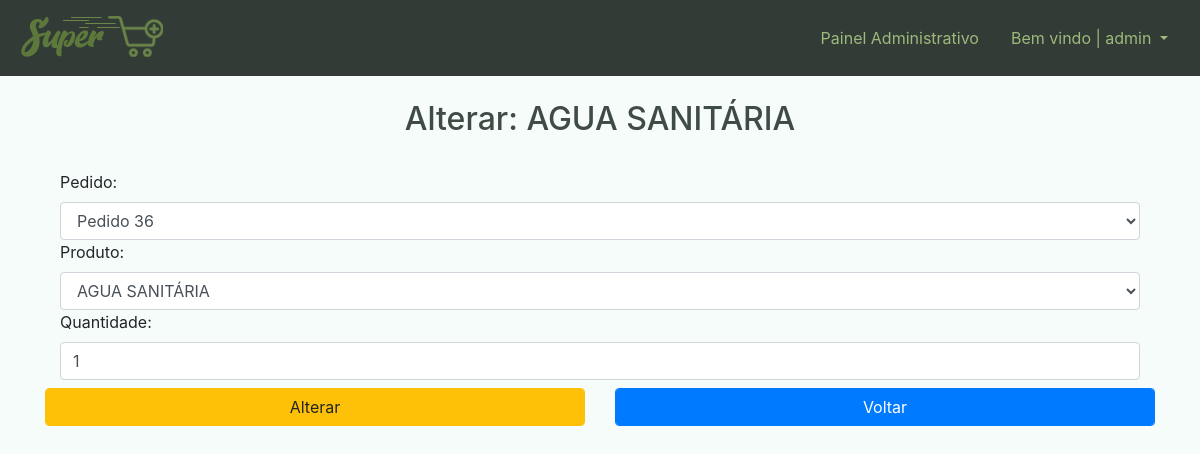
The page /dashboard/itens/alterar/42 (signed in) on the database its author committed.
### pedido/models.py (models this page shows, shortened)
class ItemPedido(models.Model):
    pedido = models.ForeignKey(Pedido,related_name='pedidos',on_delete=models.CASCADE, verbose_name='Pedido')
    produto = models.ForeignKey(Produto, on_delete=models.CASCADE, verbose_name='Produto')
    preco = models.DecimalField(max_digits=10, decimal_places=2, verbose_name='Preço')
    quantidade = models.PositiveIntegerField(validators=[MinValueValidator(1), MaxValueValidator(100),])

### dashboard/models.py (models this page shows)
class Produto(models.Model):
    categoria = models.ForeignKey(Categoria, on_delete=models.CASCADE, verbose_name='Categoria')
    nome = models.CharField(max_length=150, unique=True, blank=False, null=False, verbose_name='Produto')
    quantidade = models.IntegerField(blank=False, null=False, verbose_name='Quantidade')
    valor_pago = models.DecimalField(max_digits=6, decimal_places=2, blank=False, null=False,verbose_name='Valor Pago')
    preco_medio = models.DecimalField(default=0.00, max_digits=5, decimal_places=2, blank=False, null=False,verbose_name='Preço de Venda',editable=False)
    data_criada = models.DateTimeField(auto_now_add=True, verbose_name='Criado')
    data_modificacao = models.DateTimeField(auto_now=True,verbose_name='Modificado')
    status = models.BooleanField(default=True, auto_created=True)
    def __str__(self):
        return self.nome

### dashboard/views.py (the view)
# urls.py: path('itens/alterar/<int:id>', item_update, name='item_update'),
@login_required()
@permission_required(perm='foo.view_bar', login_url='dash_index',raise_exception=True)
def item_update(request, id):
    contexto = {}
    item = get_object_or_404(ItemPedido, id=id)
    form = ItemPedidoForm(request.POST or None, instance=item)
    contexto['item'] = item
    contexto['form'] = form
    if request.method == 'POST':
        if form.is_valid():
            form.save()
            messages.add_message(request, messages.SUCCESS, 'Item cadastrado!')
            return redirect('pedidos_list')
    else:
        return render(request, 'dashboard/itens/dash_item_update.html', contexto)

### pedido/forms.py
class ItemPedidoForm(forms.ModelForm):
    class Meta:
        model = ItemPedido
        fields = ['pedido','produto','quantidade']
        widgets ={
            'pedido': forms.Select(attrs={'class': 'form-control'}),
            'produto': forms.Select(attrs={'class': 'form-control'}),
            'quantidade': forms.NumberInput(attrs={'class': 'form-control', 'type':'number','min':'1'}),
        }

### pedido/models.py (called while the page is built)
    def __str__(self):
        return str(f'Pedido {self.id}')

### dashboard/templates/dashboard/itens/dash_item_update.html (shortened to what this page needs)
{% extends 'base.html' %}
{% block navbar %}
{% include 'parciais/_dash_header.html' %}
{% endblock %}
{% block main %}
<div class="container mt-4">
    <div class="row justify-content-md-center">
        <h2>Alterar: {{item.produto}}</h2>
    </div>
    <div class="row mt-4">
        <div class="col">
            <form action="{% url 'item_update' item.id %}" method="POST">
                <div class="form-group col-md-12 mb-2">
                    {{ form }}
                </div>
                <div class="row">
                    <div class="col">
                        <button type="submit" class="form-control btn btn-warning">Alterar</button>
                    </div>
                    <div class="col">
                        <a href="{% url 'itens_list' %}" class="form-control btn btn-primary">Voltar</a>
                    </div>
                </div>
            </form>
        </div>
    </div>
</div>
{% endblock %}

### templates/parciais/_dash_header.html (shortened to what this page needs)
{% load static %}
<nav class="navbar navbar-expand-lg navbar navbar-dark bg-dark2">
    <a class="navbar-brand" href="{% url 'super_index' %}"><img src="{% static 'img/logo.png' %}" alt="SuperMais"></a>
    <div class="collapse navbar-collapse" id="navbarSupportedContent">
        <span class="navbar-text">
            <a class="nav-link" href="{% url 'dash_index' %}">Painel Administrativo</a>
        </span>
        <span class="navbar-text">
            <div class="dropdown text-dash">
                <a class="nav-link dropdown-toggle " href="" id="navbarDropdown" role="button" data-toggle="dropdown"
                    aria-haspopup="true" aria-expanded="false">
                    Bem vindo | {{user}}
                </a>
            </div>
        </span>
    </div>
</nav>

### templates/static/css/style.css (style rules this page uses)
body { background-color: #f6fcfa !important; }
h1,h2,h3,h4,h5,h6 { color: #3f4b45 !important; }
.bg-dark2 { background-color: #333b37 !important; }
.nav-link { color: rgb(157 185 123) !important; }
.text-dash a { color: #9db97b !important; }

### rows shown on the page
ItemPedido: produto "AGUA SANITÁRIA", pedido "Pedido 36", quantidade "1"

### other values the page prints
{{ user }} "admin"
